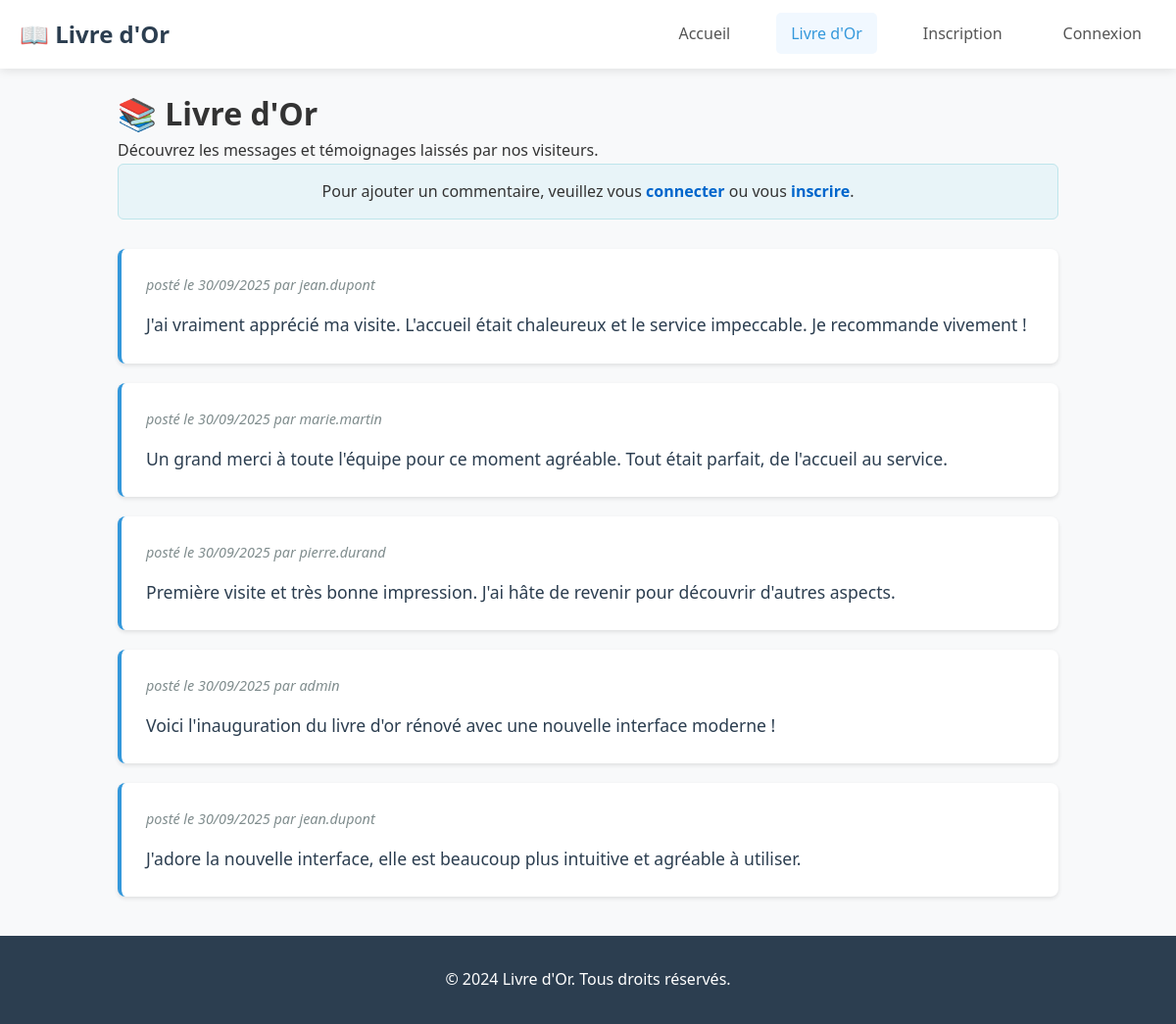
Screenshot of /livre-or.php with the database file from the repository.
### tables this page shows
CREATE TABLE `commentaires` (
  `id` int NOT NULL AUTO_INCREMENT,
  `titre` varchar(255) NOT NULL,
  `commentaire` text NOT NULL,
  `id_utilisateur` int NOT NULL,
  `date_creation` timestamp NULL DEFAULT CURRENT_TIMESTAMP,
  `date_modification` timestamp NULL DEFAULT NULL ON UPDATE CURRENT_TIMESTAMP,
  `statut` enum('public','prive','modere') DEFAULT 'public',
  `note_appreciation` tinyint(1) DEFAULT NULL CHECK ((`note_appreciation` between 1 and 5)),
  PRIMARY KEY (`id`),
  KEY `id_utilisateur` (`id_utilisateur`),
  KEY `idx_date_creation` (`date_creation`),
  KEY `idx_statut` (`statut`),
  CONSTRAINT `commentaires_ibfk_1` FOREIGN KEY (`id_utilisateur`) REFERENCES `utilisateurs` (`id`) ON DELETE CASCADE
);

CREATE TABLE `utilisateurs` (
  `id` int NOT NULL AUTO_INCREMENT,
  `nom` varchar(100) NOT NULL,
  `prenom` varchar(100) NOT NULL,
  `login` varchar(255) NOT NULL,
  `mot_de_passe` varchar(255) NOT NULL,
  `date_inscription` timestamp NULL DEFAULT CURRENT_TIMESTAMP,
  `date_derniere_connexion` timestamp NULL DEFAULT NULL,
  `statut` enum('actif','inactif','suspendu') DEFAULT 'actif',
  PRIMARY KEY (`id`),
  UNIQUE KEY `login` (`login`),
  KEY `idx_login` (`login`),
  KEY `idx_nom_prenom` (`nom`,`prenom`),
  KEY `idx_date_inscription` (`date_inscription`)
);

### livre-or.php (the view, shortened to what this page needs)
<?php
try {
    $pdo = new PDO('mysql:host=localhost;dbname=livreor;charset=utf8', 'root', '');
    $pdo->setAttribute(PDO::ATTR_ERRMODE, PDO::ERRMODE_EXCEPTION);
} catch (PDOException $e) {
    die("Erreur de connexion à la base de données : " . $e->getMessage());
}
$utilisateur_connecte = isset($_SESSION['utilisateur_id']);
try {
    $stmt = $pdo->prepare("
        SELECT c.id, c.commentaire, c.date_creation, c.id_utilisateur, u.login
        FROM commentaires c
        JOIN utilisateurs u ON c.id_utilisateur = u.id
        WHERE c.statut = 'public'
        ORDER BY c.date_creation DESC
    ");
    $stmt->execute();
    $commentaires = $stmt->fetchAll(PDO::FETCH_ASSOC);
} catch (PDOException $e) {
    $commentaires = [];
    $erreur_db = "Erreur lors de la récupération des commentaires : " . $e->getMessage();
}
?>
<!DOCTYPE html>
<html lang="fr">
<head>
    <link rel="stylesheet" href="styles.css">
</head>
<body>
    <header>
        <nav class="navbar">
            <div class="nav-container">
                <div class="nav-logo">
                    <h2>📖 Livre d'Or</h2>
                </div>
                <ul class="nav-menu">
                    <li class="nav-item">
                        <a href="index.php" class="nav-link">Accueil</a>
                    </li>
                    <li class="nav-item">
                        <a href="livre-or.php" class="nav-link active">Livre d'Or</a>
                    </li>
                    <?php if ($utilisateur_connecte): ?>
                        <li class="nav-item">
                            <a href="profil.php" class="nav-link">Profil</a>
                        </li>
                        <li class="nav-item">
                            <a href="deconnexion.php" class="nav-link">Déconnexion</a>
                        </li>
                    <?php else: ?>
                        <li class="nav-item">
                            <a href="inscription.php" class="nav-link">Inscription</a>
                        </li>
                        <li class="nav-item">
                            <a href="connexion.php" class="nav-link">Connexion</a>
                        </li>
                    <?php endif; ?>
                </ul>
            </div>
        </nav>
    </header>
    <main>
        <div class="livre-or-container">
            <h1>📚 Livre d'Or</h1>
            <p>Découvrez les messages et témoignages laissés par nos visiteurs.</p>
            <?php if ($utilisateur_connecte): ?>
                <a href="commentaire.php" class="add-comment-link">✏️ Ajouter un commentaire</a>
            <?php else: ?>
                <div class="login-prompt">
                    <p>Pour ajouter un commentaire, veuillez vous <a href="connexion.php">connecter</a> ou vous <a href="inscription.php">inscrire</a>.</p>
                </div>
            <?php endif; ?>
            <div class="commentaires-liste">
                <?php if (empty($commentaires)): ?>
                    <div class="no-comments">
                        <p>Aucun commentaire pour le moment. Soyez le premier à partager votre message !</p>
                    </div>
                <?php else: ?>
                    <?php foreach ($commentaires as $commentaire): ?>
                        <div class="commentaire-item <?php echo ($utilisateur_connecte && $commentaire['id_utilisateur'] == $_SESSION['utilisateur_id']) ? 'mes-commentaires' : ''; ?>">
                            <div class="commentaire-meta">
                                posté le <?php echo date('d/m/Y', strtotime($commentaire['date_creation'])); ?> par <?php echo htmlspecialchars($commentaire['login']); ?>
                            </div>
                            <div class="commentaire-texte">
                                <?php echo nl2br(htmlspecialchars($commentaire['commentaire'])); ?>
                            </div>
                        </div>
                    <?php endforeach; ?>
                <?php endif; ?>
            </div>
        </div>
    </main>
    <footer>
        <div class="container">
            <p>&copy; 2024 Livre d'Or. Tous droits réservés.</p>
        </div>
    </footer>
</body>
</html>

### styles.css (style rules this page uses)
* { margin: 0; padding: 0; box-sizing: border-box; }
body { font-family: "Segoe UI", Tahoma, Geneva, Verdana, sans-serif; line-height: 1.6; color: #333; background-color: #f8f9fa; }
.container { max-width: 1200px; margin: 0 auto; padding: 0 20px; }
.navbar { background-color: #fff; box-shadow: 0 2px 10px rgba(0, 0, 0, 0.1); position: sticky; top: 0; z-index: 1000; }
.nav-container { max-width: 1200px; margin: 0 auto; padding: 0 20px; display: flex; justify-content: space-between; align-items: center; height: 70px; }
.nav-logo h2 { color: #2c3e50; font-size: 1.5rem; }
.nav-menu { display: flex; list-style: none; margin: 0; padding: 0; }
.nav-item { margin-left: 2rem; }
.nav-link { text-decoration: none; color: #555; font-weight: 500; padding: 10px 15px; border-radius: 5px; transition: all 0.3s ease; }
.nav-link:hover, .nav-link.active { color: #3498db; background-color: #f1f8ff; }
footer { background-color: #2c3e50; color: white; text-align: center; padding: 2rem 0; margin-top: auto; }

### livre-or.php (style rules this page uses)
.livre-or-container { max-width: 1000px; margin: 0 auto; padding: 20px; }
.commentaire-item { background: #fff; border-radius: 8px; padding: 25px; margin-bottom: 20px; box-shadow: 0 2px 4px rgba(0, 0, 0, 0.1); border-left: 4px solid #3498db; }
.commentaire-meta { font-size: 0.9em; color: #7f8c8d; margin-bottom: 15px; font-style: italic; }
.commentaire-texte { color: #2c3e50; line-height: 1.6; font-size: 1.1em; }
.login-prompt { background: #e8f4f8; border: 1px solid #bee5eb; border-radius: 6px; padding: 15px; margin-bottom: 30px; text-align: center; }
.login-prompt a { color: #0066cc; text-decoration: none; font-weight: bold; }

### rows the page displays
commentaires: date_creation "30/09/2025", id_utilisateur.login "jean.dupont", commentaire "J'ai vraiment apprécié ma visite. L'accueil était chaleureux et le service impeccable. Je recommande vivement !"
commentaires: date_creation "30/09/2025", id_utilisateur.login "marie.martin", commentaire "Un grand merci à toute l'équipe pour ce moment agréable. Tout était parfait, de l'accueil au service."
commentaires: date_creation "30/09/2025", id_utilisateur.login "pierre.durand", commentaire "Première visite et très bonne impression. J'ai hâte de revenir pour découvrir d'autres aspects."
commentaires: date_creation "30/09/2025", id_utilisateur.login "admin", commentaire "Voici l'inauguration du livre d'or rénové avec une nouvelle interface moderne !"
commentaires: date_creation "30/09/2025", id_utilisateur.login "jean.dupont", commentaire "J'adore la nouvelle interface, elle est beaucoup plus intuitive et agréable à utiliser."
